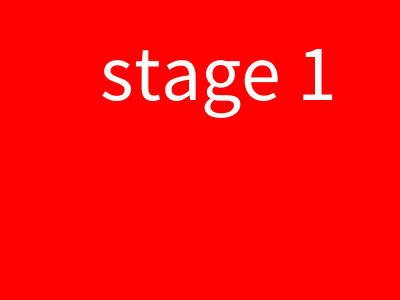
Frame 1 (no input)
Frame 60 (the mouse pressed at the canvas centre just before this capture): identical to frame 1, image omitted
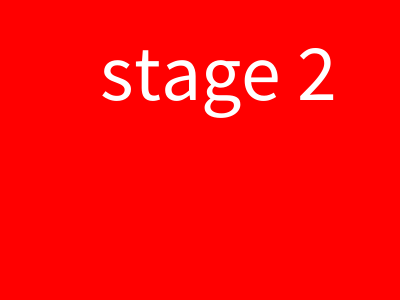
Frame 120 (the mouse held since frame 60 and released just before this capture)

The Processing sketch that drew these frames (run headless with seeded random() and noise(); from frame 60 on, the mouse is pressed at the canvas centre):

// Processing sketch: week08_3_simple_stage
// ── week08_3_simple_stage.pde
void setup()
{
  size(400,300);
}
int stage=1;
void draw()
{
  background(255,0,0);
  textSize(80);
  if(stage==1) text("stage 1",100,100);
  else if(stage==2) text("stage 2",100,100);
}
void mousePressed()
{
  if(stage==1) stage=2;
  else if(stage==2) stage=1;
}
